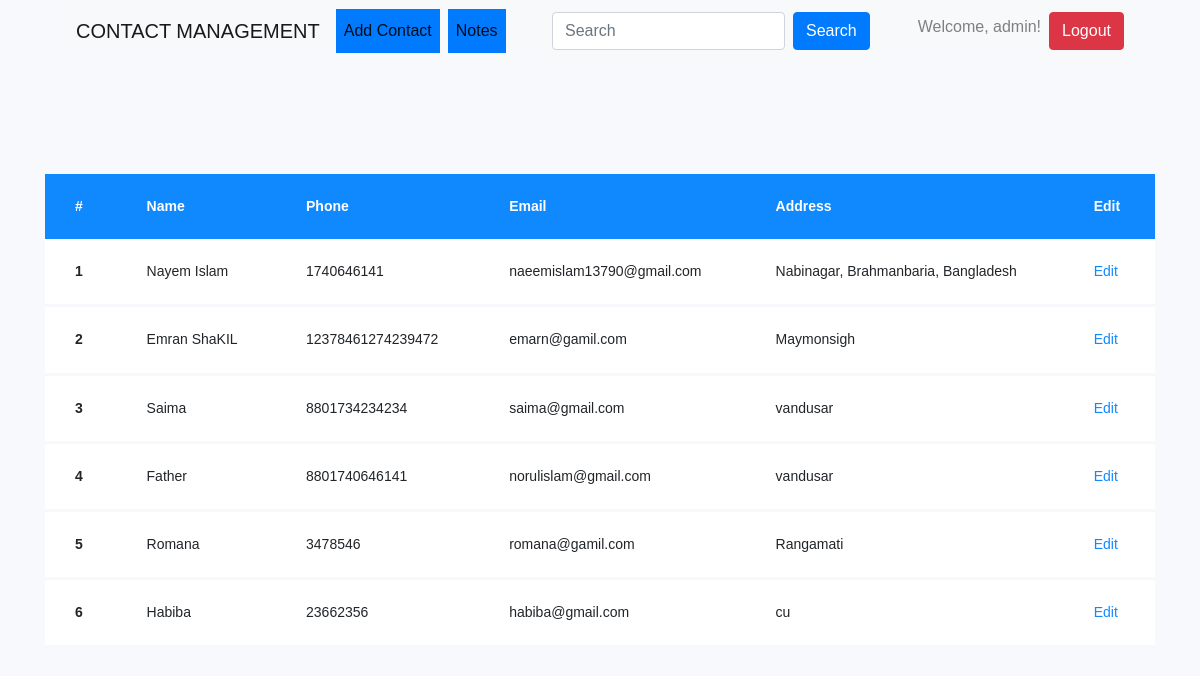
Page / (signed in) on the earlier database version.
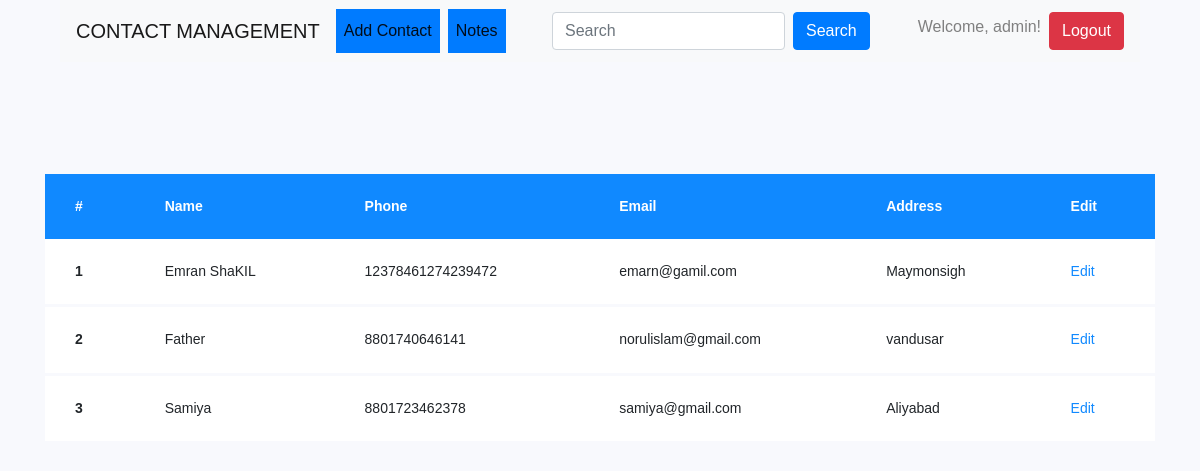
Same page on the later database version.
### contact/models.py (models this page shows, shortened)
class Contact(models.Model):
    user = models.ForeignKey(User, on_delete=models.CASCADE)
    name = models.CharField(max_length=100)
    phone_number = models.IntegerField()
    email = models.EmailField()
    address = models.CharField(max_length=250)
    photo = models.ImageField(max_length=255, null=True, blank=True, default="profile_images/d.png")

### contact/views.py (the view)
# urls.py: path('', views.contact, name = 'contact'),
def contact(request):
    if request.user.is_authenticated:
        template = 'contact.html'
        user = request.user
        checkdata = Contact.objects.filter(user=user)
        context = {
            'check': checkdata
        }
        return render(request,context=context,template_name = template)
    else:
        return redirect('login')

### templates/contact.html (shortened to what this page needs)
{% load static %}
<!doctype html>
<html lang="en">
  <head>
	<link rel="stylesheet" href="{% static 'https://stackpath.bootstrapcdn.com/font-awesome/4.7.0/css/font-awesome.min.css' %}">
	<link rel="stylesheet" href="{% static 'css/style.css' %}">
	</head>
	<body>
	 <div class="container">
	  <div class="col-md-12">
		<nav class="navbar navbar-expand-lg navbar-light bg-light">
			<a class="navbar-brand" href="#">CONTACT MANAGEMENT</a>
			<div class="collapse navbar-collapse" id="navbarTogglerDemo03">
			  <ul class="navbar-nav mr-auto mt-2 mt-lg-0">
				<li class="nav-item active">
				  <a class="nav-link btn-primary mr-sm-2" href="{% url 'add_contact' %}">Add Contact <span class="sr-only">(current)</span></a>
				</li>
				<li class="nav-item active">
					<a class="nav-link btn-primary" href="{% url 'user_notes' %}">Notes<span class="sr-only">(current)</span></a>
				  </li>
			  </ul>
			  <form class="form-inline my-2 my-lg-0">
				<input class="form-control mr-sm-2" type="search" placeholder="Search" aria-label="Search">
				<button class="btn btn-primary my-2 my-sm-0 mr-sm-5" type="submit">Search</button>
			  </form>
			</div>
			<h6 class="mr-sm-2">  Welcome, {{ user.username }}!</h6>
			<a href="{% url 'log_out' %}" class="btn btn-danger">Logout</a>
		  </nav>
		</div>
     </div>
	<section class="ftco-section">
		<div class="container">
			<div class="row">
				<div class="col-md-12">
					<div class="table-wrap">
						<table class="table">
						  <thead class="thead-primary">
						    <tr>
						      <th>#</th>
						      <th>Name</th>
						      <th>Phone</th>
						      <th>Email</th>
						      <th>Address</th>
						      <th>Edit</th>
						    </tr>
						  </thead>
						  <tbody>
                            {% for ch in check%}
						    <tr>
						      <th scope="row">{{ forloop.counter }}</th>
						      <td>{{ch.name}}</td>
						      <td>{{ch.phone_number}}</td>
						      <td>{{ch.email}}</td>
						      <td>{{ch.address}}</td>
						      <td><a href="{% url 'edit_contact' ch.id %}">Edit</a></td>
						    </tr>
                            {%endfor%}
						  </tbody>
						</table>
					</div>
				</div>
			</div>
		</div>
	</section>
	</body>
</html>

Differences in the rows shown:
removed Contact: name "Nayem Islam", phone_number "1740646141", email "naeemislam13790@gmail.com", address "Nabinagar, Brahmanbaria, Bangladesh"
removed Contact: name "Saima", phone_number "8801734234234", email "saima@gmail.com", address "vandusar"
removed Contact: name "Romana", phone_number "3478546", email "romana@gamil.com", address "Rangamati"
removed Contact: name "Habiba", phone_number "23662356", email "habiba@gmail.com", address "cu"
added Contact: name "Samiya", phone_number "8801723462378", email "samiya@gmail.com", address "Aliyabad"
